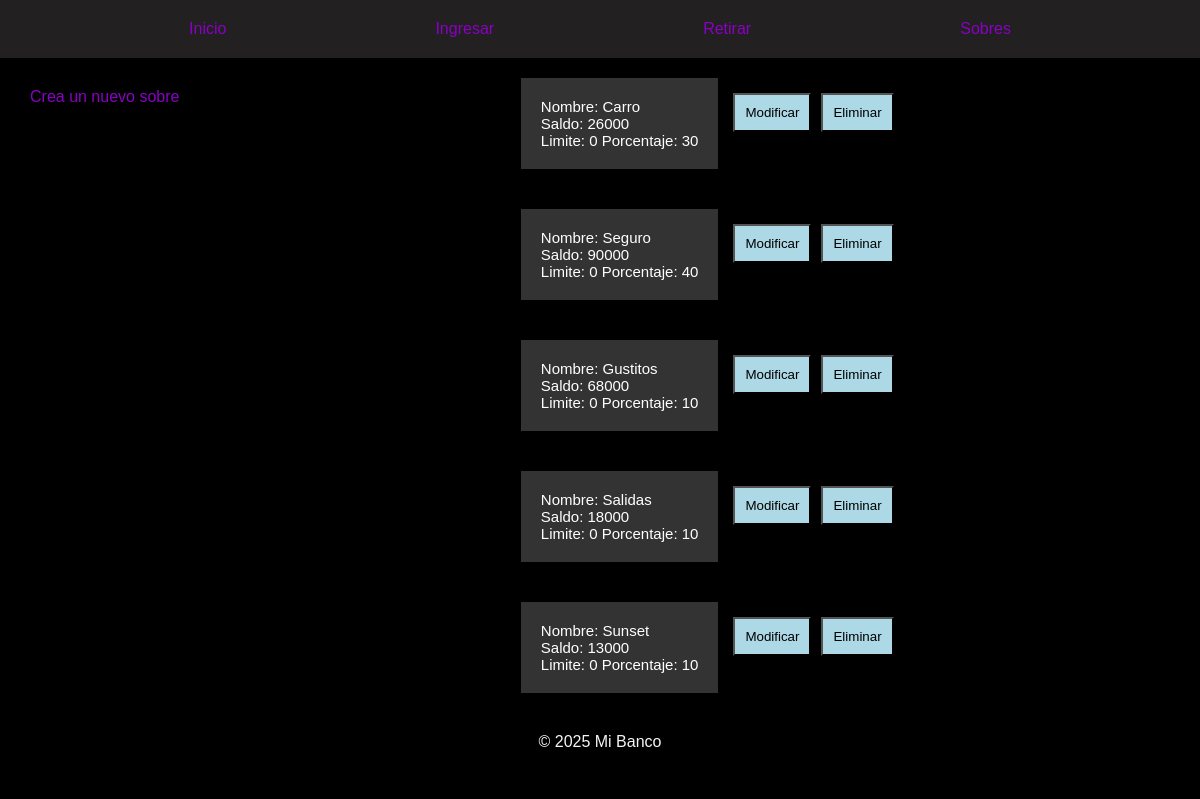
The app's page /sobres/, older data.
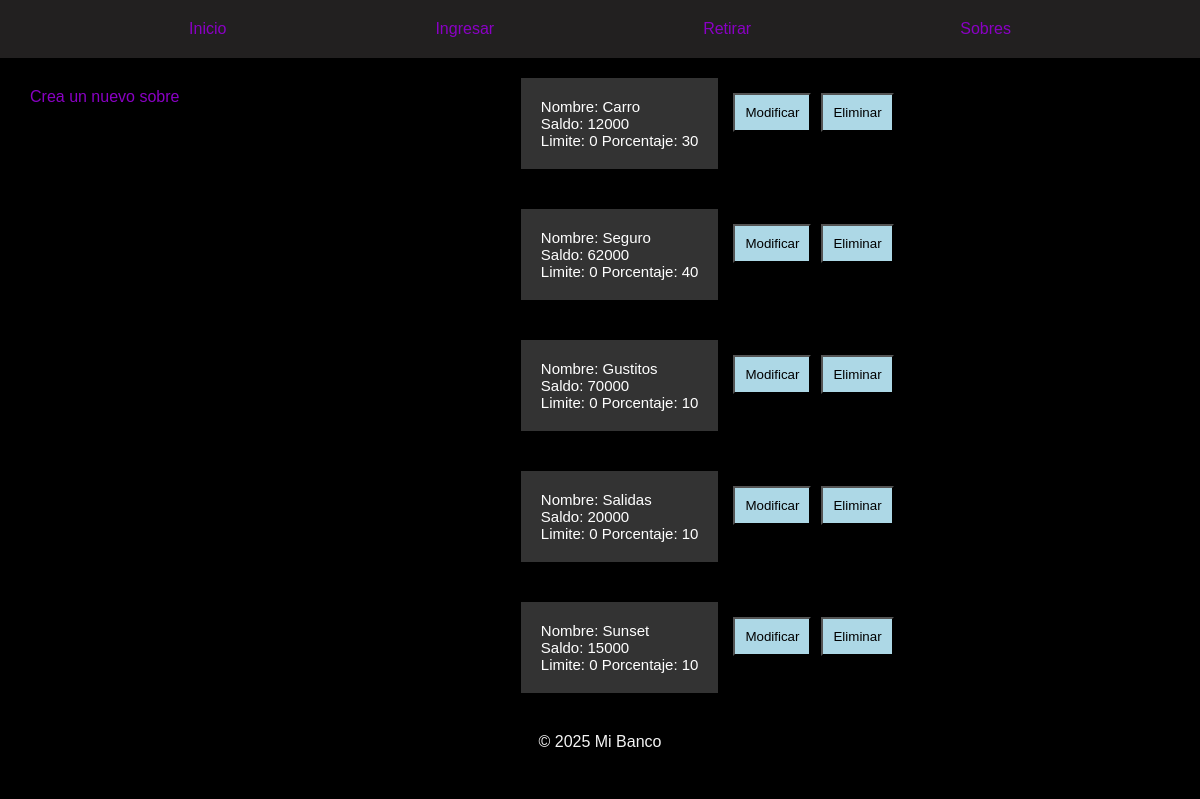
The same page, newer data.
### menu/models.py (models this page shows, shortened)
class sobres (models.Model):
    nombre= models.CharField (max_length=300)
    saldo= models.IntegerField(default=0,validators=[MinValueValidator(0)])
    limite= models.IntegerField(default=0,validators=[MinValueValidator(0)])
    activo= models.BooleanField(default=True)
    porcentaje =  models.IntegerField(default=0,validators=[MinValueValidator(0)],)

### menu/views.py (the view)
# urls.py: path('sobres/', views.sobres, name="sobres"),#Barra lateral puesto 4
def sobres(request):
    sobresDB = sobreModels.objects.all()
    return render(request, 'sobres/sobres.html',{
        'sobres':sobresDB
    })

### menu/templates/sobres/sobres.html (shortened to what this page needs)
{% extends 'layout/lateral.html' %}
{% load static %}
{% block content %}
<div class="sobres">
    <div class="lkIngresarUno">
        <a href="{% url 'crearSobre' %}">Crea un nuevo sobre</a>
    </div>
    <div  class="todos">
    {% for sobre in sobres %}
    <div class="sorbresInicio">
        <div class="informacionSobre">
            <p>
                Nombre:
                {{ sobre.nombre }}
                <br>
                Saldo:
                {{ sobre.saldo }}
                <br>
                Limite:
                {{ sobre.limite }}
                Porcentaje:
                {{ sobre.porcentaje }}
            </p>
        </div>
        <form method="post" action="{% url 'sobresModificar' sobre.id %}" class="botonModificar">
            <button type="submit">Modificar</button>
        </form>
        <form method="post" action="{% url 'sobresEliminar' sobre.id %}" class="botonEliminar">
            <button type="submit">Eliminar</button>
        </form>
    </div>
    {% endfor %}
    </div>
</div>
{% endblock %}

Row changes from the older to the newer data that the page shows:
changed sobres "Carro": saldo "26000" → "12000"
changed sobres "Seguro": saldo "90000" → "62000"
changed sobres "Gustitos": saldo "68000" → "70000"
changed sobres "Salidas": saldo "18000" → "20000"
changed sobres "Sunset": saldo "13000" → "15000"
